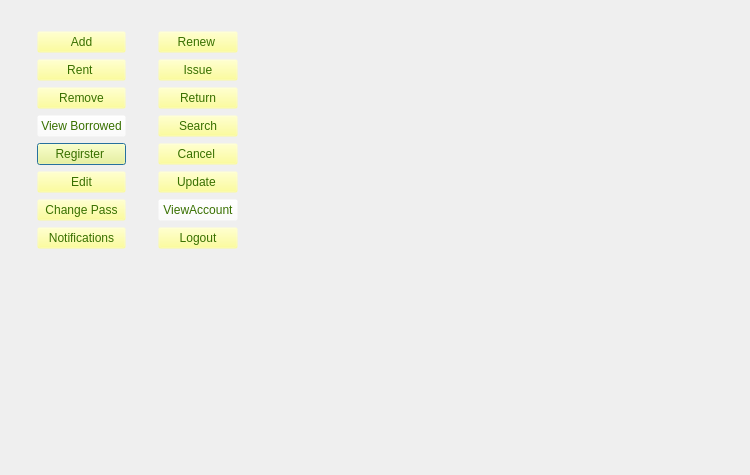
<?xml version="1.0" encoding="UTF-8"?>
<ui version="4.0">
 <class>Window_Librarian</class>
 <widget class="QDialog" name="Window_Librarian">
  <property name="geometry">
   <rect>
    <x>0</x>
    <y>0</y>
    <width>750</width>
    <height>475</height>
   </rect>
  </property>
  <property name="windowTitle">
   <string/>
  </property>
  <property name="windowIcon">
   <iconset resource="resi.qrc">
    <normaloff>:/myappico.png</normaloff>:/myappico.png</iconset>
  </property>
  <property name="styleSheet">
   <string notr="true"/>
  </property>
  <property name="modal">
   <bool>false</bool>
  </property>
  <layout class="QVBoxLayout" name="verticalLayout_2">
   <item>
    <layout class="QGridLayout" name="gridLayout">
     <item row="5" column="1">
      <widget class="QPushButton" name="pushButton_RegisterNewAccount">
       <property name="maximumSize">
        <size>
         <width>160</width>
         <height>30</height>
        </size>
       </property>
       <property name="font">
        <font>
         <family>Microsoft Sans Serif</family>
        </font>
       </property>
       <property name="styleSheet">
        <string notr="true">color: rgb(56, 112, 0);
background-color: rgba(255, 255, 127,0);</string>
       </property>
       <property name="text">
        <string>Regirster </string>
       </property>
       <property name="icon">
        <iconset resource="image.qrc">
         <normaloff>:/img/img/add3.png</normaloff>:/img/img/add3.png</iconset>
       </property>
       <property name="iconSize">
        <size>
         <width>30</width>
         <height>30</height>
        </size>
       </property>
      </widget>
     </item>
     <item row="4" column="3">
      <widget class="QPushButton" name="pushButton_Search">
       <property name="maximumSize">
        <size>
         <width>160</width>
         <height>30</height>
        </size>
       </property>
       <property name="font">
        <font>
         <family>Microsoft Sans Serif</family>
        </font>
       </property>
       <property name="styleSheet">
        <string notr="true">color: rgb(56, 112, 0);
background-color: rgba(255, 255, 127,0);</string>
       </property>
       <property name="text">
        <string>Search</string>
       </property>
       <property name="icon">
        <iconset resource="image.qrc">
         <normaloff>:/img/img/search.png</normaloff>:/img/img/search.png</iconset>
       </property>
       <property name="iconSize">
        <size>
         <width>30</width>
         <height>30</height>
        </size>
       </property>
      </widget>
     </item>
     <item row="6" column="1">
      <widget class="QPushButton" name="pushButton_EditBook">
       <property name="maximumSize">
        <size>
         <width>160</width>
         <height>30</height>
        </size>
       </property>
       <property name="font">
        <font>
         <family>Microsoft Sans Serif</family>
        </font>
       </property>
       <property name="styleSheet">
        <string notr="true">color: rgb(56, 112, 0);
background-color: rgba(255, 255, 127,0);</string>
       </property>
       <property name="text">
        <string>Edit</string>
       </property>
       <property name="icon">
        <iconset resource="image.qrc">
         <normaloff>:/img/img/rea.png</normaloff>:/img/img/rea.png</iconset>
       </property>
       <property name="iconSize">
        <size>
         <width>30</width>
         <height>30</height>
        </size>
       </property>
      </widget>
     </item>
     <item row="4" column="4">
      <spacer name="horizontalSpacer">
       <property name="orientation">
        <enum>Qt::Horizontal</enum>
       </property>
       <property name="sizeHint" stdset="0">
        <size>
         <width>40</width>
         <height>20</height>
        </size>
       </property>
      </spacer>
     </item>
     <item row="7" column="1">
      <widget class="QPushButton" name="pushButton_ChangePassword">
       <property name="maximumSize">
        <size>
         <width>160</width>
         <height>30</height>
        </size>
       </property>
       <property name="font">
        <font>
         <family>Microsoft Sans Serif</family>
        </font>
       </property>
       <property name="styleSheet">
        <string notr="true">color: rgb(56, 112, 0);
background-color: rgba(255, 255, 127,0);</string>
       </property>
       <property name="text">
        <string>Change Pass</string>
       </property>
       <property name="icon">
        <iconset resource="image.qrc">
         <normaloff>:/img/img/rech.png</normaloff>:/img/img/rech.png</iconset>
       </property>
       <property name="iconSize">
        <size>
         <width>25</width>
         <height>30</height>
        </size>
       </property>
      </widget>
     </item>
     <item row="4" column="1">
      <widget class="QPushButton" name="pushButton_RentedBooks">
       <property name="maximumSize">
        <size>
         <width>160</width>
         <height>30</height>
        </size>
       </property>
       <property name="font">
        <font>
         <family>Microsoft Sans Serif</family>
        </font>
       </property>
       <property name="styleSheet">
        <string notr="true">color: rgb(56, 112, 0);
background-color: rgba(255, 255, 255,0);</string>
       </property>
       <property name="text">
        <string>View Borrowed</string>
       </property>
       <property name="icon">
        <iconset resource="image.qrc">
         <normaloff>:/img/img/A.png</normaloff>:/img/img/A.png</iconset>
       </property>
       <property name="iconSize">
        <size>
         <width>24</width>
         <height>24</height>
        </size>
       </property>
      </widget>
     </item>
     <item row="7" column="3">
      <widget class="QPushButton" name="pushButton_ViewAccount">
       <property name="maximumSize">
        <size>
         <width>160</width>
         <height>30</height>
        </size>
       </property>
       <property name="styleSheet">
        <string notr="true">color: rgb(56, 112, 0);
background-color: rgba(255, 255, 255,0);</string>
       </property>
       <property name="text">
        <string>ViewAccount</string>
       </property>
       <property name="icon">
        <iconset resource="image.qrc">
         <normaloff>:/img/img/A.png</normaloff>:/img/img/A.png</iconset>
       </property>
       <property name="iconSize">
        <size>
         <width>30</width>
         <height>30</height>
        </size>
       </property>
      </widget>
     </item>
     <item row="2" column="1">
      <widget class="QPushButton" name="pushButton_ReserveBook">
       <property name="maximumSize">
        <size>
         <width>160</width>
         <height>30</height>
        </size>
       </property>
       <property name="font">
        <font>
         <family>Microsoft Sans Serif</family>
        </font>
       </property>
       <property name="styleSheet">
        <string notr="true">color: rgb(56, 112, 0);
background-color: rgba(255, 255, 127,0);</string>
       </property>
       <property name="text">
        <string>Rent </string>
       </property>
       <property name="icon">
        <iconset resource="image.qrc">
         <normaloff>:/img/img/res2.png</normaloff>:/img/img/res2.png</iconset>
       </property>
       <property name="iconSize">
        <size>
         <width>30</width>
         <height>30</height>
        </size>
       </property>
      </widget>
     </item>
     <item row="3" column="3">
      <widget class="QPushButton" name="pushButton_ReturnBook">
       <property name="maximumSize">
        <size>
         <width>160</width>
         <height>30</height>
        </size>
       </property>
       <property name="font">
        <font>
         <family>Microsoft Sans Serif</family>
        </font>
       </property>
       <property name="styleSheet">
        <string notr="true">color: rgb(56, 112, 0);
background-color: rgba(255, 255, 127,0);</string>
       </property>
       <property name="text">
        <string>Return</string>
       </property>
       <property name="icon">
        <iconset resource="image.qrc">
         <normaloff>:/img/img/turns.png</normaloff>:/img/img/turns.png</iconset>
       </property>
       <property name="iconSize">
        <size>
         <width>30</width>
         <height>30</height>
        </size>
       </property>
      </widget>
     </item>
     <item row="9" column="2">
      <spacer name="verticalSpacer">
       <property name="orientation">
        <enum>Qt::Vertical</enum>
       </property>
       <property name="sizeHint" stdset="0">
        <size>
         <width>20</width>
         <height>40</height>
        </size>
       </property>
      </spacer>
     </item>
     <item row="10" column="0">
      <spacer name="verticalSpacer_2">
       <property name="orientation">
        <enum>Qt::Vertical</enum>
       </property>
       <property name="sizeHint" stdset="0">
        <size>
         <width>20</width>
         <height>40</height>
        </size>
       </property>
      </spacer>
     </item>
     <item row="1" column="3">
      <widget class="QPushButton" name="pushButton_RenewBook">
       <property name="maximumSize">
        <size>
         <width>160</width>
         <height>30</height>
        </size>
       </property>
       <property name="font">
        <font>
         <family>Microsoft Sans Serif</family>
        </font>
       </property>
       <property name="styleSheet">
        <string notr="true">color: rgb(56, 112, 0);
background-color: rgba(255, 255, 127,0);</string>
       </property>
       <property name="text">
        <string>Renew </string>
       </property>
       <property name="icon">
        <iconset resource="image.qrc">
         <normaloff>:/img/img/book-education-renew-borrow-reload-system-512.png</normaloff>:/img/img/book-education-renew-borrow-reload-system-512.png</iconset>
       </property>
       <property name="iconSize">
        <size>
         <width>30</width>
         <height>30</height>
        </size>
       </property>
      </widget>
     </item>
     <item row="3" column="0">
      <widget class="QLabel" name="label_2">
       <property name="text">
        <string/>
       </property>
      </widget>
     </item>
     <item row="3" column="1">
      <widget class="QPushButton" name="pushButton_RemoveBook">
       <property name="maximumSize">
        <size>
         <width>160</width>
         <height>30</height>
        </size>
       </property>
       <property name="font">
        <font>
         <family>Microsoft Sans Serif</family>
        </font>
       </property>
       <property name="styleSheet">
        <string notr="true">color: rgb(56, 112, 0);
background-color: rgba(255, 255, 127,0);</string>
       </property>
       <property name="text">
        <string>Remove</string>
       </property>
       <property name="icon">
        <iconset resource="image.qrc">
         <normaloff>:/img/img/deli.png</normaloff>:/img/img/deli.png</iconset>
       </property>
       <property name="iconSize">
        <size>
         <width>30</width>
         <height>30</height>
        </size>
       </property>
      </widget>
     </item>
     <item row="0" column="2">
      <widget class="QLabel" name="label">
       <property name="text">
        <string/>
       </property>
       <property name="pixmap">
        <pixmap resource="image.qrc">:/img/img/100.png</pixmap>
       </property>
      </widget>
     </item>
     <item row="6" column="3">
      <widget class="QPushButton" name="pushButton_UpdateAccount">
       <property name="maximumSize">
        <size>
         <width>160</width>
         <height>30</height>
        </size>
       </property>
       <property name="font">
        <font>
         <family>Microsoft Sans Serif</family>
        </font>
       </property>
       <property name="styleSheet">
        <string notr="true">color: rgb(56, 112, 0);
background-color: rgba(255, 255, 127,0);</string>
       </property>
       <property name="text">
        <string>Update </string>
       </property>
       <property name="icon">
        <iconset resource="image.qrc">
         <normaloff>:/img/img/1985763-200.png</normaloff>:/img/img/1985763-200.png</iconset>
       </property>
       <property name="iconSize">
        <size>
         <width>30</width>
         <height>30</height>
        </size>
       </property>
      </widget>
     </item>
     <item row="1" column="2">
      <widget class="QLabel" name="label_3">
       <property name="text">
        <string/>
       </property>
      </widget>
     </item>
     <item row="2" column="3">
      <widget class="QPushButton" name="pushButton_IssueBook">
       <property name="maximumSize">
        <size>
         <width>160</width>
         <height>30</height>
        </size>
       </property>
       <property name="font">
        <font>
         <family>Microsoft Sans Serif</family>
        </font>
       </property>
       <property name="styleSheet">
        <string notr="true">color: rgb(56, 112, 0);
background-color: rgba(255, 255, 127,0);</string>
       </property>
       <property name="text">
        <string>Issue</string>
       </property>
       <property name="icon">
        <iconset resource="image.qrc">
         <normaloff>:/img/img/book_read_magazine_glyph-38-512.png</normaloff>:/img/img/book_read_magazine_glyph-38-512.png</iconset>
       </property>
       <property name="iconSize">
        <size>
         <width>30</width>
         <height>30</height>
        </size>
       </property>
      </widget>
     </item>
     <item row="12" column="1" colspan="3">
      <layout class="QVBoxLayout" name="verticalLayout"/>
     </item>
     <item row="1" column="1">
      <widget class="QPushButton" name="pushButton_AddBook">
       <property name="maximumSize">
        <size>
         <width>160</width>
         <height>30</height>
        </size>
       </property>
       <property name="font">
        <font>
         <family>Microsoft Sans Serif</family>
        </font>
       </property>
       <property name="styleSheet">
        <string notr="true">color: rgb(56, 112, 0);
background-color: rgba(255, 255, 127,0);</string>
       </property>
       <property name="text">
        <string>Add</string>
       </property>
       <property name="icon">
        <iconset resource="image.qrc">
         <normaloff>:/img/img/iconfinder_14_Add_106230.png</normaloff>:/img/img/iconfinder_14_Add_106230.png</iconset>
       </property>
       <property name="iconSize">
        <size>
         <width>30</width>
         <height>30</height>
        </size>
       </property>
      </widget>
     </item>
     <item row="5" column="3">
      <widget class="QPushButton" name="pushButton_CancelMembership">
       <property name="maximumSize">
        <size>
         <width>160</width>
         <height>30</height>
        </size>
       </property>
       <property name="font">
        <font>
         <family>Microsoft Sans Serif</family>
        </font>
       </property>
       <property name="styleSheet">
        <string notr="true">color: rgb(56, 112, 0);
background-color: rgba(255, 255, 127,0);</string>
       </property>
       <property name="text">
        <string>Cancel </string>
       </property>
       <property name="icon">
        <iconset resource="image.qrc">
         <normaloff>:/img/img/delete-user-2-512.png</normaloff>:/img/img/delete-user-2-512.png</iconset>
       </property>
       <property name="iconSize">
        <size>
         <width>35</width>
         <height>35</height>
        </size>
       </property>
      </widget>
     </item>
     <item row="11" column="2">
      <widget class="QLabel" name="label_4">
       <property name="text">
        <string/>
       </property>
      </widget>
     </item>
     <item row="8" column="1">
      <widget class="QPushButton" name="notification_btn">
       <property name="maximumSize">
        <size>
         <width>160</width>
         <height>30</height>
        </size>
       </property>
       <property name="styleSheet">
        <string notr="true">color: rgb(56, 112, 0);
background-color: rgba(255, 255, 127,0);</string>
       </property>
       <property name="text">
        <string>Notifications</string>
       </property>
       <property name="icon">
        <iconset resource="image.qrc">
         <normaloff>:/img/img/kindpng_1509057.png</normaloff>:/img/img/kindpng_1509057.png</iconset>
       </property>
       <property name="iconSize">
        <size>
         <width>24</width>
         <height>24</height>
        </size>
       </property>
      </widget>
     </item>
     <item row="8" column="3">
      <widget class="QPushButton" name="pushButton_Logout">
       <property name="maximumSize">
        <size>
         <width>160</width>
         <height>30</height>
        </size>
       </property>
       <property name="styleSheet">
        <string notr="true">color: rgb(56, 112, 0);
background-color: rgba(255, 255, 127,0);</string>
       </property>
       <property name="text">
        <string>Logout</string>
       </property>
       <property name="icon">
        <iconset resource="image.qrc">
         <normaloff>:/img/img/vippng.com-logout-icon-png-2967.png</normaloff>:/img/img/vippng.com-logout-icon-png-2967.png</iconset>
       </property>
       <property name="iconSize">
        <size>
         <width>26</width>
         <height>26</height>
        </size>
       </property>
      </widget>
     </item>
    </layout>
   </item>
  </layout>
 </widget>
 <resources>
  <include location="image.qrc"/>
  <include location="resi.qrc"/>
 </resources>
 <connections/>
</ui>
